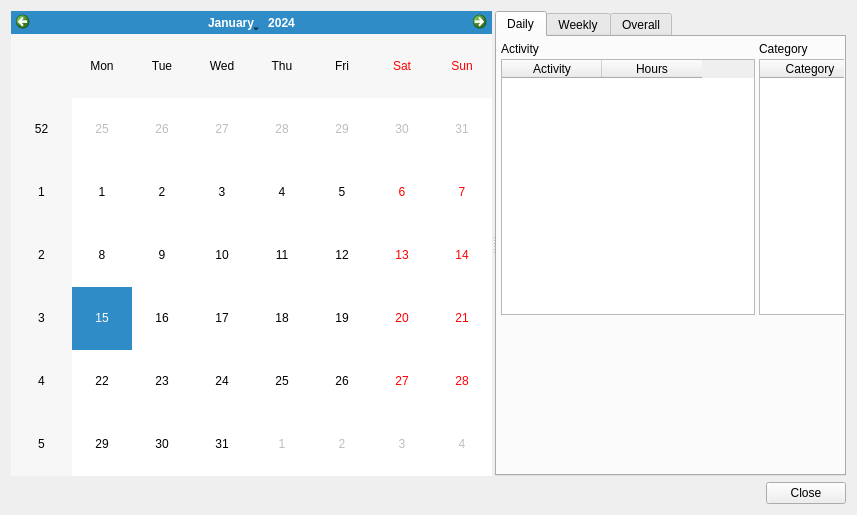
<?xml version="1.0" encoding="UTF-8"?>
<ui version="4.0">
 <class>History</class>
 <widget class="QWidget" name="History">
  <property name="geometry">
   <rect>
    <x>0</x>
    <y>0</y>
    <width>857</width>
    <height>515</height>
   </rect>
  </property>
  <property name="windowTitle">
   <string>History</string>
  </property>
  <layout class="QVBoxLayout" name="verticalLayout">
   <item>
    <widget class="QSplitter" name="splitter">
     <property name="orientation">
      <enum>Qt::Horizontal</enum>
     </property>
     <property name="opaqueResize">
      <bool>true</bool>
     </property>
     <property name="handleWidth">
      <number>3</number>
     </property>
     <property name="childrenCollapsible">
      <bool>true</bool>
     </property>
     <widget class="QCalendarWidget" name="calendarWidget">
      <property name="firstDayOfWeek">
       <enum>Qt::Monday</enum>
      </property>
     </widget>
     <widget class="QTabWidget" name="tabWidget">
      <property name="currentIndex">
       <number>0</number>
      </property>
      <widget class="QWidget" name="tab">
       <attribute name="title">
        <string>Daily</string>
       </attribute>
       <widget class="QTableWidget" name="d_activityTable">
        <property name="geometry">
         <rect>
          <x>4</x>
          <y>22</y>
          <width>254</width>
          <height>256</height>
         </rect>
        </property>
        <property name="columnCount">
         <number>2</number>
        </property>
        <column>
         <property name="text">
          <string>Activity</string>
         </property>
        </column>
        <column>
         <property name="text">
          <string>Hours</string>
         </property>
        </column>
       </widget>
       <widget class="QLabel" name="label">
        <property name="geometry">
         <rect>
          <x>4</x>
          <y>4</y>
          <width>46</width>
          <height>16</height>
         </rect>
        </property>
        <property name="text">
         <string>Activity</string>
        </property>
       </widget>
       <widget class="QTableWidget" name="d_categoryTable">
        <property name="geometry">
         <rect>
          <x>262</x>
          <y>22</y>
          <width>254</width>
          <height>256</height>
         </rect>
        </property>
        <column>
         <property name="text">
          <string>Category</string>
         </property>
        </column>
        <column>
         <property name="text">
          <string>Hours</string>
         </property>
        </column>
       </widget>
       <widget class="QLabel" name="label_2">
        <property name="geometry">
         <rect>
          <x>262</x>
          <y>4</y>
          <width>58</width>
          <height>16</height>
         </rect>
        </property>
        <property name="text">
         <string>Category</string>
        </property>
       </widget>
      </widget>
      <widget class="QWidget" name="tab_2">
       <attribute name="title">
        <string>Weekly</string>
       </attribute>
       <widget class="Histogram" name="w_history" native="true">
        <property name="geometry">
         <rect>
          <x>10</x>
          <y>10</y>
          <width>601</width>
          <height>161</height>
         </rect>
        </property>
       </widget>
      </widget>
      <widget class="QWidget" name="tab_3">
       <attribute name="title">
        <string>Overall</string>
       </attribute>
      </widget>
     </widget>
    </widget>
   </item>
   <item alignment="Qt::AlignRight">
    <widget class="QDialogButtonBox" name="buttonBox">
     <property name="sizePolicy">
      <sizepolicy hsizetype="Fixed" vsizetype="Fixed">
       <horstretch>0</horstretch>
       <verstretch>0</verstretch>
      </sizepolicy>
     </property>
     <property name="standardButtons">
      <set>QDialogButtonBox::Close</set>
     </property>
     <property name="centerButtons">
      <bool>false</bool>
     </property>
    </widget>
   </item>
  </layout>
 </widget>
 <customwidgets>
  <customwidget>
   <class>Histogram</class>
   <extends>QWidget</extends>
   <header>src/histogram.h</header>
   <container>1</container>
  </customwidget>
 </customwidgets>
 <resources/>
 <connections/>
</ui>
